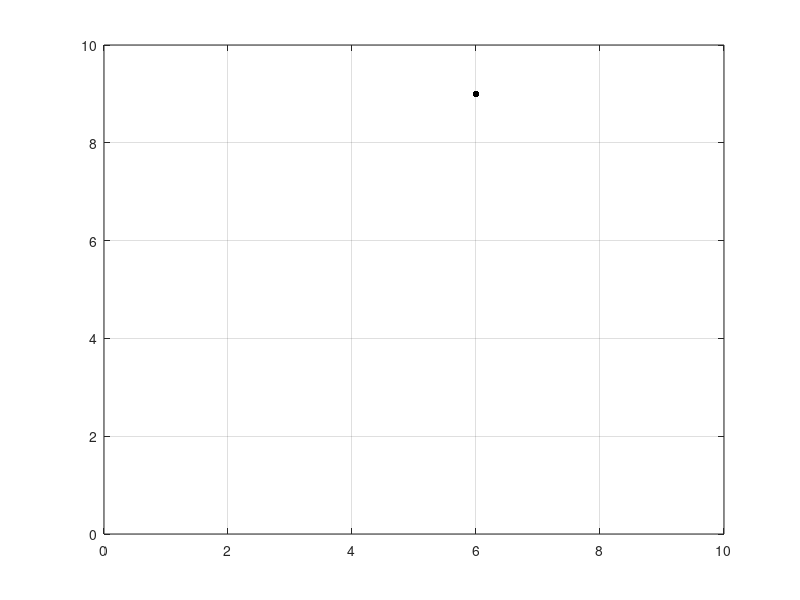

Write the MATLAB code that produced this figure.
%%%%%%%%%%%%%%%%%%%%%%%%%%%%%%%%%%%%%%%%%%%%%%%%%%%%%%%%%%%%%%
%                                                            %
% Random Dot Teleporting                                     %
% Zoe Cras                                                   %
% 15/2/2016                                                  %
% Figure 10.1 Computational Physics, 2nd Edition N,K Giordano %
%                                                            %
%%%%%%%%%%%%%%%%%%%%%%%%%%%%%%%%%%%%%%%%%%%%%%%%%%%%%%%%%%%%%%




%initiate x 
x = 5;
%initiate y
y = 5;
%plot x and y using a black . with a marker size
plot(x,y,'k.','MarkerSize', 15)
% turn on grid
grid on
%set axis
axis([0 10 0 10])
%give a .5 delay
pause(1)

%for loop begin from 1-70
for v = 1:70
    
    %generate random number from 0 - 3     
    num = randi([0 3])
    
    % if number is 0
    if num == 0;         
         % add 1 to y
         y = y + 1;
         
    % if number is 1                   
    elseif num == 1
            % add 1 to x
            x = x + 1;
    % if number is 2                   
    elseif num == 2
            % take 1 from y
            y = y - 1; 
  
    % if number is 3                   
    elseif num == 3
            % -1 from x
            x = x - 1; 
    end
    
    
    
    % plot x and y
         plot(x,y,'k.','MarkerSize', 15)
         % turn on grid
         grid on
         %set axis
         axis([0 10 0 10])
         %give a .5 delay
         pause(.3)
         % if x = 10                  
    if x >= 10
        % change x to 0
        x = 0;
        
     % if y = 10                    
    elseif y >= 10
        % change y to 0
        y = 0; 
         
        % if x = 0                  
    elseif x <= 0
        % change y to 10
        x = 10; 
    
    % if y = 0                  
    elseif y <=0
        % change y to 10
        y = 10;     
    
    end
end




     